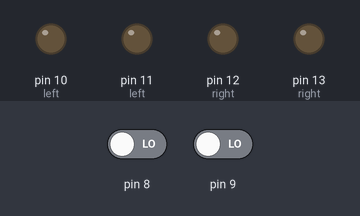
Bench run of a sketch on a simulated Arduino Uno, built with avr-gcc and run on an emulated ATmega328P. On the bench: output pins drawn as LEDs (lit = HIGH). The inputs (shaded band) are chosen by the test bench; at power-on: pin 8 LOW, pin 9 LOW. What the sketch prints to the serial monitor is not drawn.

Above: at 1.2 s.
1.3 s: pin 8 driven HIGH
At 2.2 s:
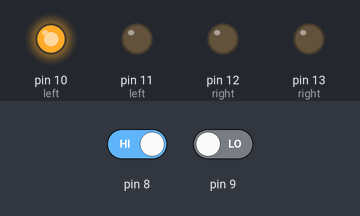
2.8 s: pin 9 driven HIGH
At 3.2 s:
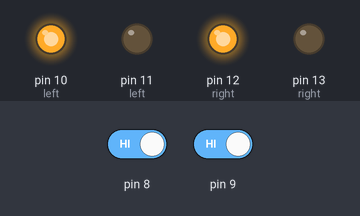
4.3 s: pin 8 driven LOW
At 5.5 s:
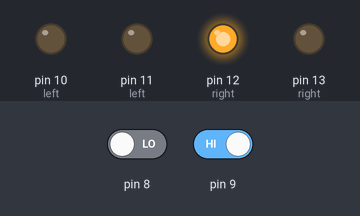
5.8 s: pin 9 driven LOW
At 6.8 s:
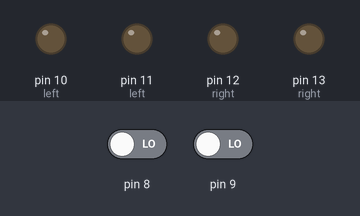
Timing chart, 0 to 8.3 s (numbered marks = the images above; inputs shaded):
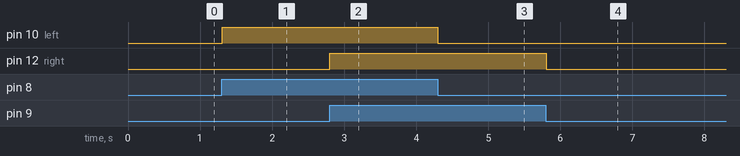

The sketch:

lfr.ino
```cpp
void setup() {
  // put your setup code here, to run once:
  pinMode(8,INPUT);
  pinMode(9,INPUT);
  pinMode(10,OUTPUT); //left
  pinMode(11,OUTPUT); //left
  pinMode(12,OUTPUT); //right
  pinMode(13,OUTPUT); //right
  Serial.begin(9600);
}

void loop() {
  // put your main code here, to run repeatedly:
Serial.println(digitalRead(8));
Serial.println(digitalRead(9));

if(digitalRead(8)==HIGH && digitalRead(9)==HIGH)//forward
{
digitalWrite(10,HIGH);
digitalWrite(11,LOW);
digitalWrite(12,HIGH);
digitalWrite(13,LOW);
}
else if(!digitalRead(8)==HIGH && digitalRead(9)==HIGH)//right
{
  digitalWrite(10,LOW);

digitalWrite(11,LOW);
digitalWrite(12,HIGH);

digitalWrite(13,LOW);
}
else if(digitalRead(8)==HIGH && !digitalRead(9)==HIGH)//left
{digitalWrite(10,HIGH);
digitalWrite(11,LOW);
digitalWrite(12,LOW);
digitalWrite(13,LOW);
}
else if(!digitalRead(8)==HIGH && !digitalRead(9)==HIGH)//stop
{digitalWrite(10,LOW);
digitalWrite(11,LOW);
digitalWrite(12,LOW);
digitalWrite(13,LOW);

}
}
```

Measured:
- after the input at 1.3 s, pin 10 (left): LOW → HIGH at once
- after the input at 2.8 s, pin 12 (right): LOW → HIGH at once
- after the input at 4.3 s, pin 10 (left): HIGH → LOW at once
- after the input at 5.8 s, pin 12 (right): HIGH → LOW at once
